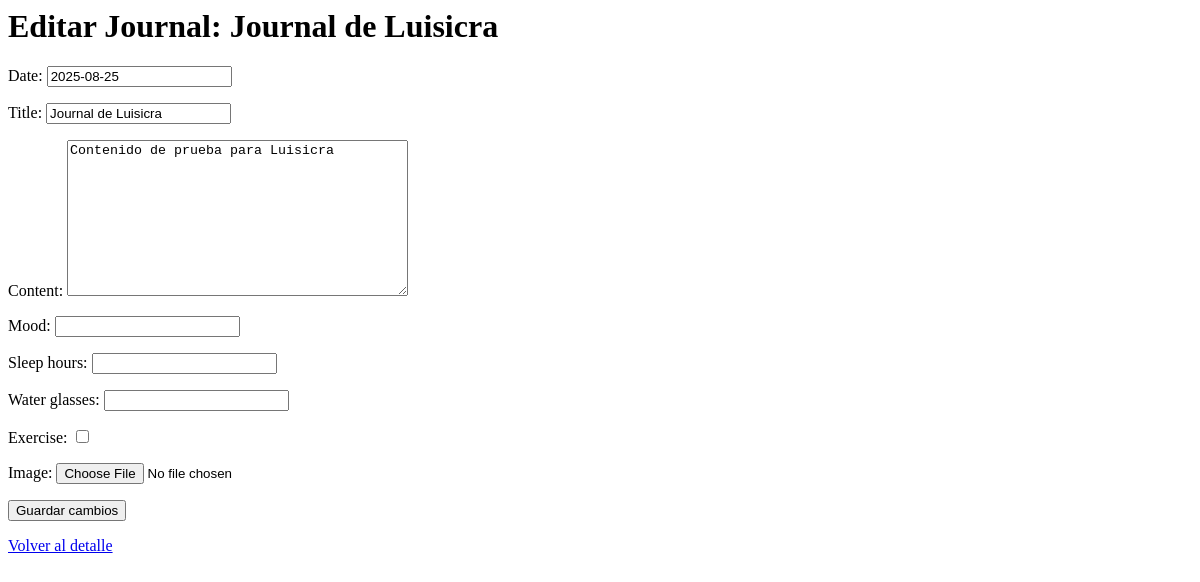
The app's page /journals/2/edit/ (signed in), older data.
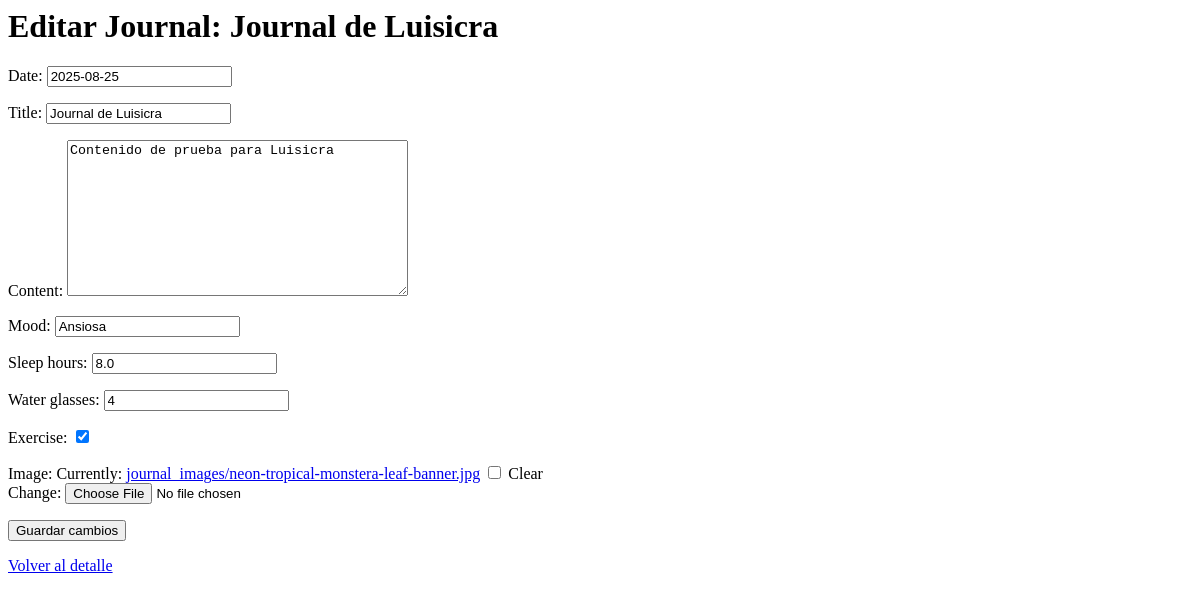
The same page, newer data.
### bullet_journal/models.py (models this page shows, shortened)
class Journal(models.Model):
    user = models.ForeignKey(User, on_delete=models.CASCADE)
    date = models.DateField(blank=True, null=True)
    title = models.CharField(max_length=200, blank=True)
    content = models.TextField(blank=True, null=True)
    mood = models.CharField(max_length=50, blank=True)
    sleep_hours = models.FloatField(null=True, blank=True)
    water_glasses = models.IntegerField(null=True, blank=True)
    exercise = models.BooleanField(default=False)
    image = models.ImageField(upload_to='journal_images/', null=True, blank=True)

### bullet_journal/views/journal_views.py (the view)
# urls.py: path('journals/<int:pk>/edit/', journal_edit, name='journal_edit'),
@login_required
def journal_edit(request, pk):
    journal = get_object_or_404(Journal, pk=pk, user=request.user)
    if request.method == "POST":
        form = JournalForm(request.POST, request.FILES, instance=journal)
        if form.is_valid():
            form.save()
            return redirect('journal_detail', pk=journal.pk)
    else:
        form = JournalForm(instance=journal)
    return render(request, 'bullet_journal/journal/edit_journal.html', {'form': form, 'journal': journal})

### bullet_journal/forms.py
class JournalForm(forms.ModelForm):
    class Meta:
        model = Journal
        fields = ['date', 'title', 'content', 'mood', 'sleep_hours', 'water_glasses', 'exercise', 'image']

### bullet_journal/templates/bullet_journal/journal/edit_journal.html (shortened to what this page needs)
<h1>Editar Journal: {{ journal.title }}</h1>
<form method="post" enctype="multipart/form-data">
    {{ form.as_p }}
    <button type="submit">Guardar cambios</button>
</form>
<a href="{% url 'journal_detail' journal.pk %}">Volver al detalle</a>

Row changes from the older to the newer data that the page shows:
changed Journal "Journal de Luisicra": mood (not shown) → "Ansiosa"; sleep_hours (not shown) → "8.0"; water_glasses (not shown) → "4"; exercise "☐" → "☑"
Text that changed along with them:
form field as_p: (not shown) → "☐"
text no longer shown: "Date: Title: Content: Mood: Sleep hours: Water glasses: Exercise: Image:"
text now shown: "Date: Title: Content: Mood: Sleep hours: Water glasses: Exercise: Image: Currently: journal_images/neon-tropical-monstera-leaf-banner.jpg Clear Change:"
